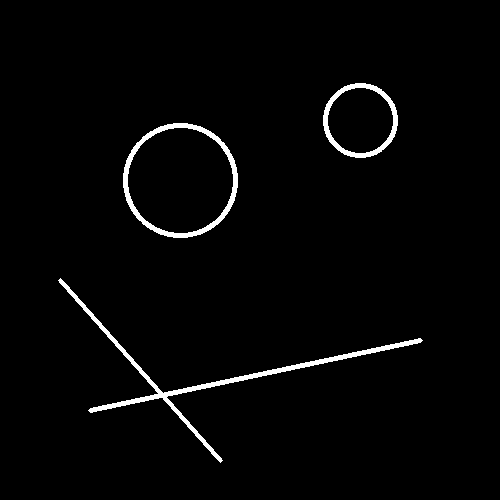
#> input picture lecture6/data/line_circle.png, 500 x 500 px; its folder holds 5 pictures in this run
$ python page66_hough_transform.py
#> lines starting #> are read from the running program, lines starting #| are printed output that depends on the picture; after the words box and inside, x2 and y2 are one past the last pixel; in counts of white or black regions, pixels touching at a corner belong together
### lecture6/common.py
from __future__ import annotations

import argparse
from pathlib import Path

import cv2
import numpy as np


ROOT_DIR = Path(__file__).resolve().parent
DATA_DIR = ROOT_DIR / "data"
OUTPUT_DIR = ROOT_DIR / "output"
IMAGE_SUFFIXES = {".png", ".jpg", ".jpeg", ".bmp", ".tif", ".tiff"}


def parse_show_flag(description: str) -> bool:
    parser = argparse.ArgumentParser(description=description)
    parser.add_argument(
        "--show",
        action="store_true",
        help="Open the generated Matplotlib window after saving the output.",
    )
    return parser.parse_args().show


# [6 lines left out: function load_color_image, not called in this run]


def load_gray_image(name: str) -> np.ndarray:
#> called with name = 'line_circle.png'
    image_path = DATA_DIR / name
    image = cv2.imread(str(image_path), cv2.IMREAD_GRAYSCALE)
#> image: shape (500, 500); 2.2% white; 3 white regions, box (x1, y1, x2, y2) and area: (58, 278, 423, 463) 2650, (123, 123, 238, 238) 1746, (323, 83, 398, 158) 1096
    if image is None:
        raise FileNotFoundError(f"Could not read image: {image_path}")
    return image


# [53 lines left out: functions list_available_images, choose_image_name, not called in this run]


def plot_bgr(ax, image: np.ndarray, title: str) -> None:
    ax.imshow(cv2.cvtColor(to_uint8(image), cv2.COLOR_BGR2RGB))
    ax.set_title(title)
    ax.axis("off")


def plot_gray(ax, image: np.ndarray, title: str) -> None:
    ax.imshow(to_uint8(image), cmap="gray", vmin=0, vmax=255)
    ax.set_title(title)
    ax.axis("off")


def finalize_figure(fig, filename: str, show: bool = False) -> Path:
    import matplotlib.pyplot as plt

    OUTPUT_DIR.mkdir(parents=True, exist_ok=True)
    out_path = OUTPUT_DIR / filename
    fig.tight_layout()
    fig.savefig(out_path, dpi=160, bbox_inches="tight")
    print(f"Saved figure: {out_path}")

    if show:
        plt.show()
    else:
        plt.close(fig)

    return out_path


# [10 lines left out: function normalize_channel, not called in this run]


def to_uint8(image: np.ndarray) -> np.ndarray:
    if image.dtype == np.uint8:
        return image

    image_float = image.astype(np.float32)
    if float(image_float.max()) <= 1.0 and float(image_float.min()) >= 0.0:
        scaled = image_float * 255.0
        return np.clip(scaled, 0, 255).astype(np.uint8)

    return normalize_channel(image_float)


# [7 lines left out: function save_image, not called in this run]

### lecture6/page66_hough_transform.py
from __future__ import annotations

import cv2
import matplotlib.pyplot as plt
import numpy as np

from common import finalize_figure, load_gray_image, parse_show_flag, plot_bgr, plot_gray


def main(show: bool = False) -> None:
    image = load_gray_image("line_circle.png")

    circles = cv2.HoughCircles(
        image,
        cv2.HOUGH_GRADIENT,
        1,
        50,
        param1=200,
        param2=18,
        minRadius=20,
        maxRadius=70,
    )
#> circles = [[179.5, 179.5, 52.3], [359.5, 119.5, 37.1]]
    lines = cv2.HoughLinesP(
        image,
        1,
        np.pi / 180,
        80,
        minLineLength=80,
        maxLineGap=20,
    )
#> lines = [[90, 412, 421, 341], [88, 410, 421, 339], [89, 409, 420, 338], [58, 280, 221, 461], [60, 279, 221, 458], [59, 279, 222, 460], [89, 411, 422, 340], [119, 346, 220, 462], [73, 295, 213, 455]]

    debug = np.zeros((image.shape[0], image.shape[1], 3), np.uint8)

    if lines is not None:
        for x1, y1, x2, y2 in lines[:, 0]:
            print(f"Detected line: ({x1}, {y1}) ({x2}, {y2})")
            cv2.line(debug, (x1, y1), (x2, y2), (0, 255, 0), 2)
#> this loop made 9 passes
#| Detected line: (90, 412) (421, 341)
#| Detected line: (88, 410) (421, 339)
#| Detected line: (89, 409) (420, 338)
#| Detected line: (58, 280) (221, 461)
#| Detected line: (60, 279) (221, 458)
#| Detected line: (59, 279) (222, 460)
#| Detected line: (89, 411) (422, 340)
#| Detected line: (119, 346) (220, 462)
#> (further printed lines are left out)
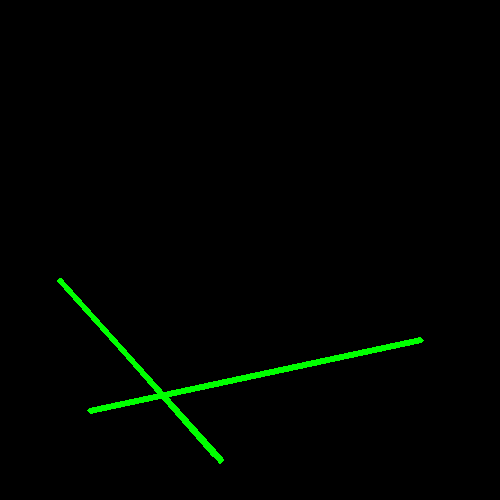
#> debug: shape (500, 500, 3); mean of channels 0, 1, 2 0, 3.5, 0; drawn as B, G, R

    if circles is not None:
        for x, y, r in np.round(circles[0]).astype(int):
            print(f"Detected circle: center=({x}, {y}), radius={r}")
            cv2.circle(debug, (x, y), r, (0, 255, 0), 2)
#> this loop made 2 passes
#> (x, y, r) on passes 1 to 2: (180, 180, 52), (360, 120, 37)
#| Detected circle: center=(180, 180), radius=52
#| Detected circle: center=(360, 120), radius=37
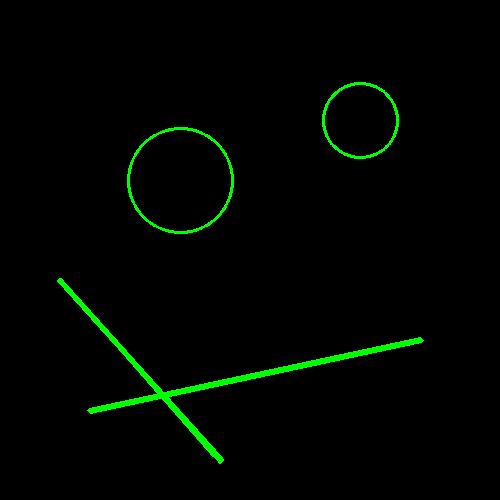
#> debug: shape (500, 500, 3); 0.66% of pixels changed, all inside (x1, y1, x2, y2) = (127, 82, 399, 234); drawn as B, G, R

    fig, axes = plt.subplots(1, 2, figsize=(12, 5))
    plot_gray(axes[0], image, "Original")
    plot_bgr(axes[1], debug, "Detected primitives")

    finalize_figure(fig, "page66_hough_transform.png", show)
#> in finalize_figure, `fig.savefig(out_path, dpi=160, bbox_inches="tight")`:
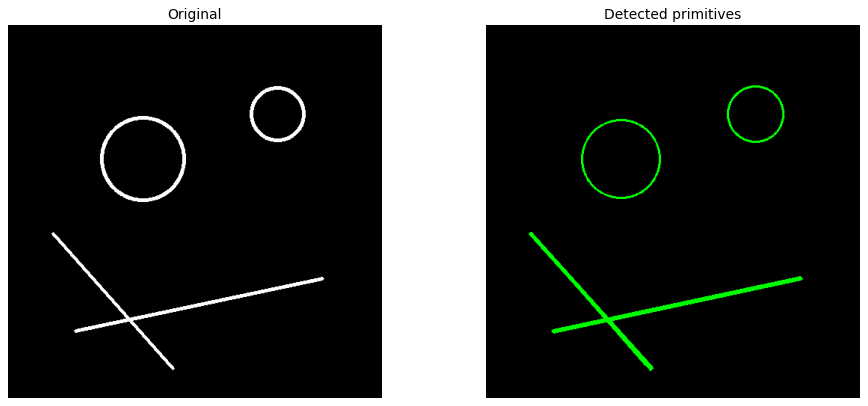
#> figure drawn by matplotlib, 2 panels


if __name__ == "__main__":
    main(parse_show_flag("Page 66 - Hough transform"))
